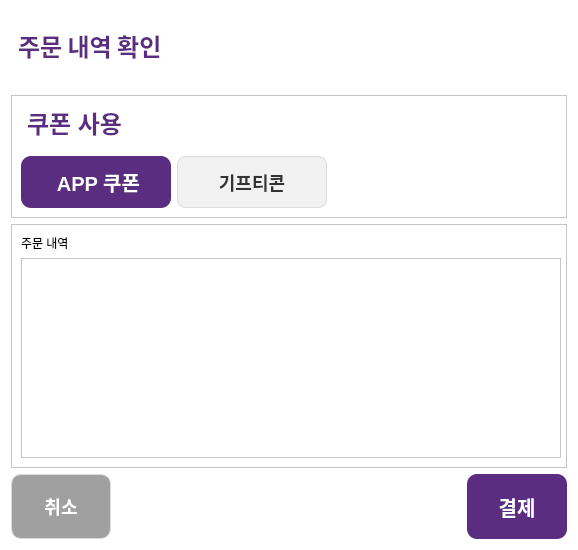
<?xml version="1.0" encoding="UTF-8"?>
<ui version="4.0">
 <class>CouponSelectView</class>
 <widget class="QWidget" name="CouponSelectView">
  <property name="sizePolicy">
   <sizepolicy hsizetype="Maximum" vsizetype="Preferred">
    <horstretch>0</horstretch>
    <verstretch>0</verstretch>
   </sizepolicy>
  </property>
  <property name="minimumSize">
   <size>
    <width>450</width>
    <height>550</height>
   </size>
  </property>
  <property name="maximumSize">
   <size>
    <width>578</width>
    <height>600</height>
   </size>
  </property>
  <property name="windowTitle">
   <string>Form</string>
  </property>
  <property name="styleSheet">
   <string notr="true">/* 전반적인 위젯 배경 */
QWidget {
    background-color: #FFFFFF;
    font-family: &quot;Malgun Gothic&quot;, sans-serif;
}

/* 제목 레이블 (예: 쿠폰 입력, 결제 수단 선택) */
QLabel#label, QLabel#label_3, QLabel#label_title {
    color: #5A2D81;
    font-weight: bold;
    font-size: 24px;
    margin-bottom: 10px;
}

/* 숫자 입력칸 (QLineEdit) */
QLineEdit {
    border: 2px solid #5A2D81;
    border-radius: 10px;
    padding: 10px;
    font-size: 22px;
    color: #333333;
    background-color: #F9F9F9;
}

/* 일반 버튼 (숫자 패드 등) */
QPushButton {
    background-color: #F2F2F2;
    border: 1px solid #DCDCDC;
    border-radius: 8px;
    font-size: 18px;
    font-weight: bold;
    color: #333333;
    min-height: 50px;
}

QPushButton:pressed {
    background-color: #E0E0E0;
}

/* 포인트 버튼 (확인, 결제하기, APP쿠폰 등) */
QPushButton#pushButton_15, QPushButton#btnPay, QPushButton#coupon_app_btn, QPushButton#btn_insert_card {
    background-color: #5A2D81;
    color: #FFFFFF;
    border: none;
    border-radius: 10px;
    font-size: 20px;
}

QPushButton:hover {
    background-color: #723D9D;
}

/* 취소/이전 버튼 */
QPushButton#pushButton_14, QPushButton#btnCancel, QPushButton#btn_cancel {
    background-color: #A0A0A0;
    color: #FFFFFF;
    border-radius: 10px;
}

/* 결과창 레이블 (조회 성공/실패) */
QLabel#label[text=&quot;조회 성공&quot;] {
    color: #2D815A;
    font-size: 20px;
}

QLabel#label_2[text=&quot;조회 실패&quot;] {
    color: #D32F2F;
    font-size: 20px;
}</string>
  </property>
  <layout class="QVBoxLayout" name="verticalLayout">
   <item>
    <widget class="QLabel" name="label_3">
     <property name="font">
      <font>
       <family>Malgun Gothic</family>
       <pointsize>-1</pointsize>
       <bold>true</bold>
      </font>
     </property>
     <property name="text">
      <string>주문 내역 확인</string>
     </property>
    </widget>
   </item>
   <item>
    <widget class="QFrame" name="coupon_frame">
     <property name="frameShape">
      <enum>QFrame::Shape::StyledPanel</enum>
     </property>
     <property name="frameShadow">
      <enum>QFrame::Shadow::Raised</enum>
     </property>
     <layout class="QVBoxLayout" name="verticalLayout_2">
      <item>
       <widget class="QLabel" name="label">
        <property name="text">
         <string>쿠폰 사용</string>
        </property>
       </widget>
      </item>
      <item>
       <layout class="QHBoxLayout" name="horizontalLayout">
        <item>
         <widget class="QPushButton" name="coupon_app_btn">
          <property name="sizePolicy">
           <sizepolicy hsizetype="Fixed" vsizetype="Fixed">
            <horstretch>0</horstretch>
            <verstretch>0</verstretch>
           </sizepolicy>
          </property>
          <property name="minimumSize">
           <size>
            <width>150</width>
            <height>50</height>
           </size>
          </property>
          <property name="maximumSize">
           <size>
            <width>150</width>
            <height>75</height>
           </size>
          </property>
          <property name="text">
           <string> APP 쿠폰</string>
          </property>
         </widget>
        </item>
        <item>
         <widget class="QPushButton" name="coupon_gift_btn">
          <property name="minimumSize">
           <size>
            <width>150</width>
            <height>52</height>
           </size>
          </property>
          <property name="maximumSize">
           <size>
            <width>150</width>
            <height>75</height>
           </size>
          </property>
          <property name="text">
           <string>기프티콘</string>
          </property>
         </widget>
        </item>
        <item>
         <spacer name="horizontalSpacer_2">
          <property name="orientation">
           <enum>Qt::Orientation::Horizontal</enum>
          </property>
          <property name="sizeHint" stdset="0">
           <size>
            <width>40</width>
            <height>20</height>
           </size>
          </property>
         </spacer>
        </item>
       </layout>
      </item>
     </layout>
    </widget>
   </item>
   <item>
    <widget class="QFrame" name="orderlist_frame">
     <property name="sizePolicy">
      <sizepolicy hsizetype="Fixed" vsizetype="Preferred">
       <horstretch>0</horstretch>
       <verstretch>0</verstretch>
      </sizepolicy>
     </property>
     <property name="frameShape">
      <enum>QFrame::Shape::StyledPanel</enum>
     </property>
     <property name="frameShadow">
      <enum>QFrame::Shadow::Raised</enum>
     </property>
     <layout class="QVBoxLayout" name="verticalLayout_3">
      <item>
       <widget class="QLabel" name="label_2">
        <property name="text">
         <string>주문 내역</string>
        </property>
       </widget>
      </item>
      <item>
       <widget class="QListWidget" name="listOrderDetails">
        <property name="sizePolicy">
         <sizepolicy hsizetype="Fixed" vsizetype="Fixed">
          <horstretch>0</horstretch>
          <verstretch>0</verstretch>
         </sizepolicy>
        </property>
        <property name="minimumSize">
         <size>
          <width>540</width>
          <height>200</height>
         </size>
        </property>
        <property name="maximumSize">
         <size>
          <width>540</width>
          <height>200</height>
         </size>
        </property>
       </widget>
      </item>
     </layout>
    </widget>
   </item>
   <item>
    <layout class="QHBoxLayout" name="horizontalLayout_2">
     <item>
      <widget class="QPushButton" name="btnCancel">
       <property name="minimumSize">
        <size>
         <width>100</width>
         <height>52</height>
        </size>
       </property>
       <property name="maximumSize">
        <size>
         <width>100</width>
         <height>65</height>
        </size>
       </property>
       <property name="text">
        <string>취소</string>
       </property>
      </widget>
     </item>
     <item>
      <spacer name="horizontalSpacer">
       <property name="orientation">
        <enum>Qt::Orientation::Horizontal</enum>
       </property>
       <property name="sizeHint" stdset="0">
        <size>
         <width>40</width>
         <height>20</height>
        </size>
       </property>
      </spacer>
     </item>
     <item>
      <widget class="QPushButton" name="btnPay">
       <property name="minimumSize">
        <size>
         <width>100</width>
         <height>50</height>
        </size>
       </property>
       <property name="maximumSize">
        <size>
         <width>100</width>
         <height>65</height>
        </size>
       </property>
       <property name="text">
        <string>결제</string>
       </property>
      </widget>
     </item>
    </layout>
   </item>
  </layout>
 </widget>
 <resources/>
 <connections/>
</ui>
